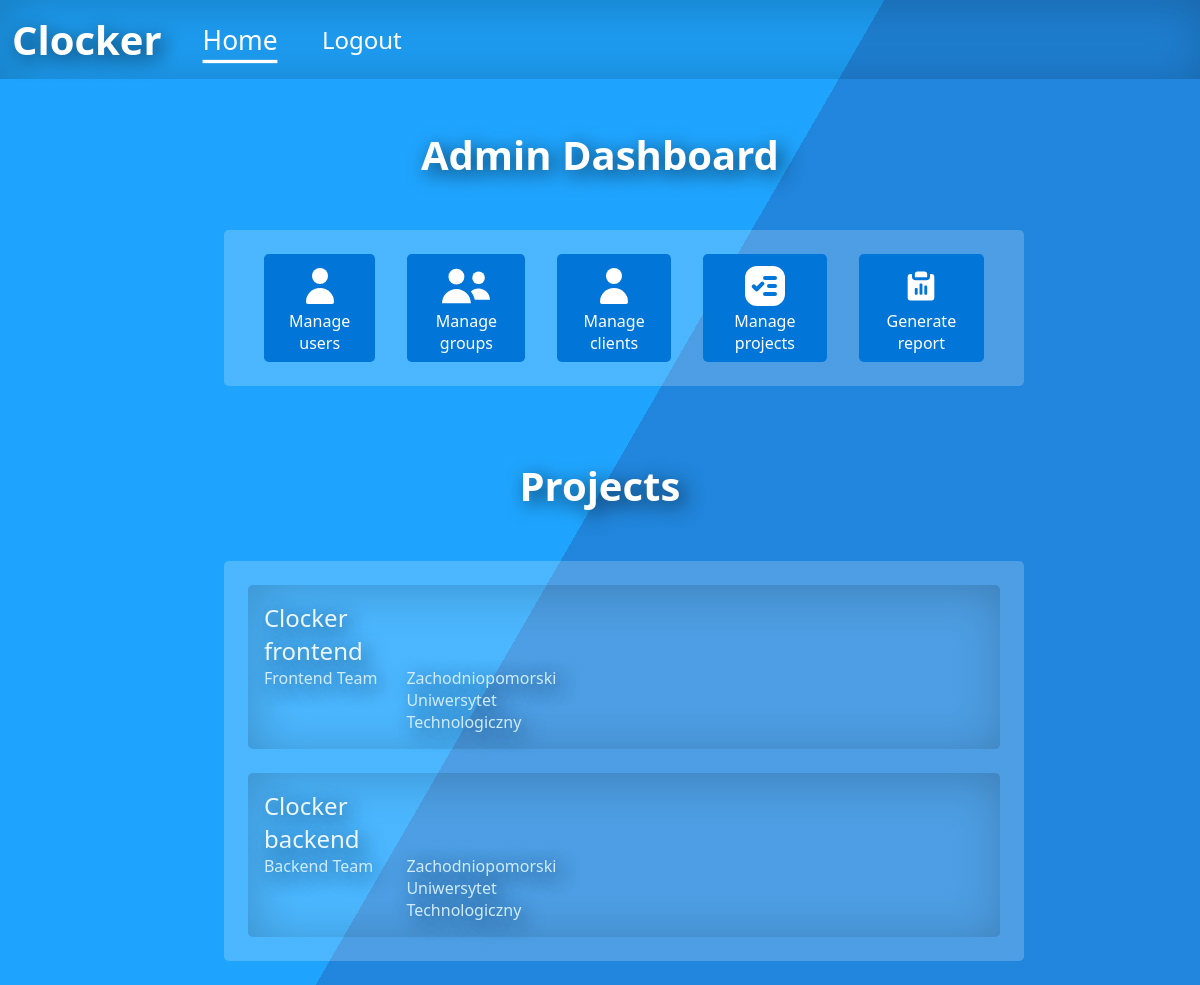
The page /index.php?page=admin_dashboard (signed in) on the database as committed earlier.
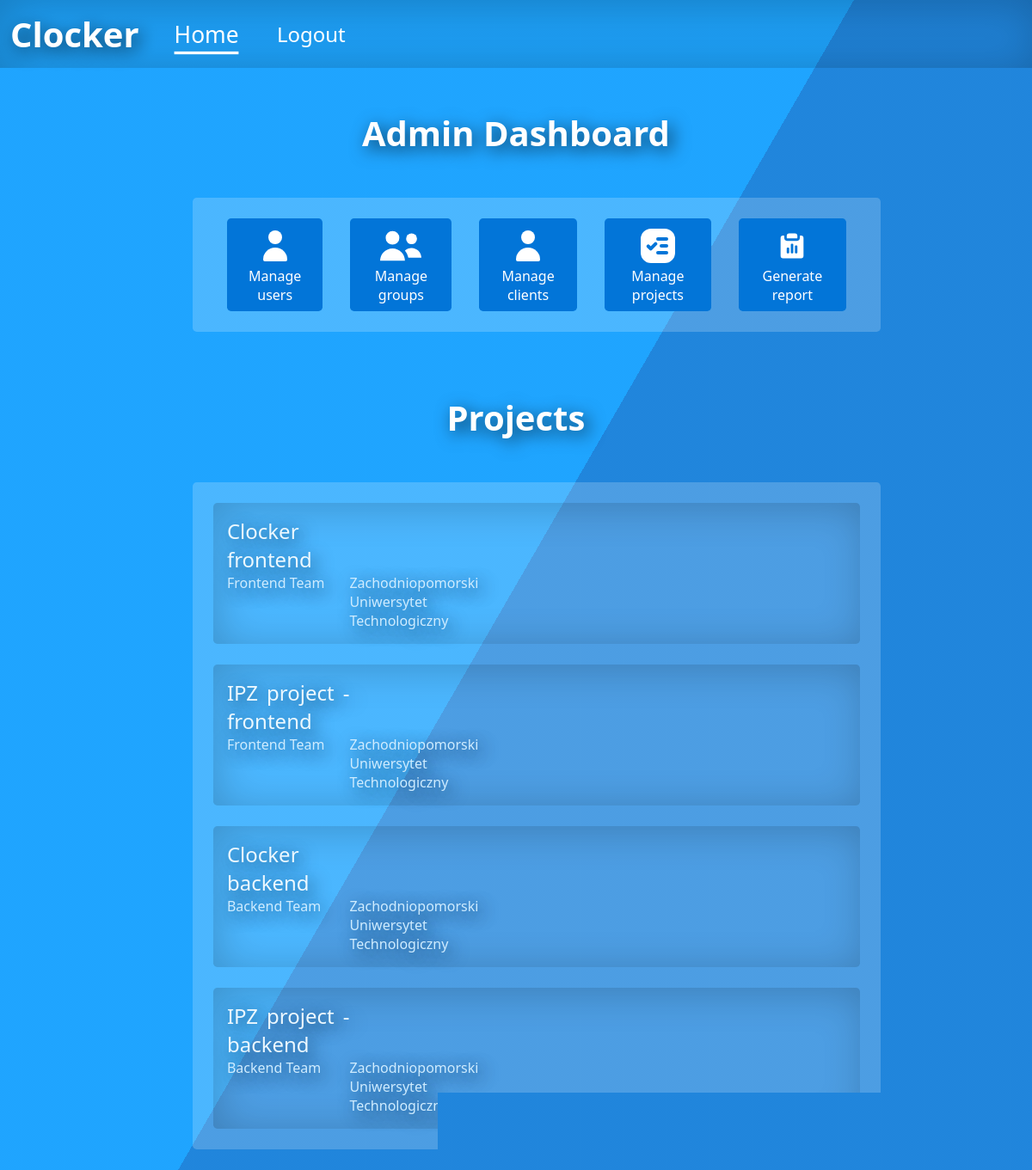
The same page on the database as committed later.
### tables this page shows
CREATE TABLE `project` (
  `id` int(11) NOT NULL,
  `ownerId` int(11) NOT NULL,
  `groupId` int(11) DEFAULT NULL,
  `clientId` int(11) DEFAULT NULL,
  `name` varchar(50) NOT NULL
);

CREATE TABLE `groups` (
  `id` int(11) NOT NULL,
  `ownerId` int(11) NOT NULL,
  `name` varchar(255) NOT NULL
);

CREATE TABLE `client` (
  `id` int(11) NOT NULL,
  `userId` int(11) NOT NULL,
  `name` varchar(50) NOT NULL
);

### controllers/adminController.php (called while the page is built, shortened)
<?php
class adminController
{
    public static function index() {
        $response = new Response();
        $projects = new Projects();
        $projects = $projects->getUserProjects($_SESSION['uid']);
        $response->setBody(adminDashboardView::render($projects));
        return $response;
    }
}

### src/Application.php (called while the page is built, shortened)
<?php
class Application
{
    public function run($path){
        list($controller, $functionName) = Router::resolve($path);
        return $controller::$functionName();
    }
}

### public/index.php (called while the page is built, shortened)
<?php
$path = isset($_GET['page']) ? $_GET['page'] : null;
$app = new Application();
$response = $app->run($path);

### models/Project.php (called while the page is built, shortened)
<?php
class Project
{
    private $id;
    private $groupId;
    private $clientId;
    private $name;
    public function getGroupId()
    {
        return $this->groupId;
    }
    public function setGroupId($groupId)
    {
        $this->groupId = $groupId;
        return $this;
    }
    public function getId()
    {
        return $this->id;
    }
    public function setId($id)
    {
        $this->id = $id;
        return $this;
    }
    public function getClientId()
    {
        return $this->clientId;
    }
    public function setClientId($clientId)
    {
        $this->clientId = $clientId;
        return $this;
    }
    public function getName()
    {
        return $this->name;
    }
    public function setName($name)
    {
        $this->name = $name;
        return $this;
    }
}

### src/Database.php (called while the page is built, shortened)
<?php
abstract class Database
{
    protected function openConnection(){
        $config = include('../config/config.php');
        try {
            $this->connection = new PDO($config['host'], $config['username'], $config['password']);
        }catch (PDOException $e) {
            echo "PDOException was caught: {$e->getMessage()}";
            var_dump($e->getTraceAsString());
        }
    }
}

### models/Projects.php (called while the page is built, shortened)
<?php
class Projects extends Database
{
    public function getUserProjects($userId){
        $projects = [];
        $userGroups = new Groups();
        $userGroups = $userGroups->getUserGroups($userId);
        foreach ($userGroups as $group){
            $tmp = $this->getGroupProjects($group->getId());
            foreach ($tmp as $project){
                $projects[] = $project;
            }
        }
        return $projects;
    }
    public function getGroupProjects($groupId){
        $projects = [];
        $query = "SELECT * FROM project WHERE groupId = :groupId";
        $statement = $this->connection->prepare($query);
        $statement->execute(array('groupId' => $groupId));
        while ($row = $statement->fetch(PDO::FETCH_ASSOC)) {
            $projects[] = $this->projectFromDB($row);
        }
        return $projects;
    }
    public function projectFromDB($row){
        $project = new Project();
        $project
            ->setId($row['id'])
            ->setOwnerId($row['ownerId'])
            ->setGroupId($row['groupId'])
            ->setClientId($row['clientId'])
            ->setName($row['name']);
        return $project;
    }
}

### models/Groups.php (called while the page is built, shortened)
<?php
class Groups extends Database
{
    public function groupFromDB($row){
        $group = new Group();
        $group
            ->setId($row['id'])
            ->setOwnerId($row['ownerId'])
            ->setName($row['name']);
        return $group;
    }
    public function getUserGroups($userId){
        $groups = [];
        $query = "SELECT * FROM usersgroups WHERE userId = :userId";
        $statement = $this->connection->prepare($query);
        $statement->execute(array('userId' => $userId));
        while ($row = $statement->fetch(PDO::FETCH_ASSOC)) {
            $group = $this->getGroupById($row['groupId']);
            $groups[] = $group;
        }
        return $groups;
    }
    public function getGroupById($groupId){
        $query = "SELECT * FROM groups WHERE id = :groupId";
        $statement = $this->connection->prepare($query);
        $statement->execute(array('groupId' => $groupId));
        $row = $statement->fetch(PDO::FETCH_ASSOC);
        $group = $this->groupFromDB($row);
        return $group;
    }
}

### models/Group.php (called while the page is built, shortened)
<?php
class Group
{
    private $id;
    private $name;
    public function getId()
    {
        return $this->id;
    }
    public function setId($id)
    {
        $this->id = $id;
        return $this;
    }
    public function setOwnerId($ownerId)
    {
        return $this;
    }
    public function getName()
    {
        return $this->name;
    }
    public function setName($name)
    {
        $this->name = $name;
        return $this;
    }
}

### models/Clients.php (called while the page is built, shortened)
<?php
class Clients extends Database
{
    public function clientFromDB($row){
        $client = new Client();
        $client
            ->setId($row['id'])
            ->setUserId($row['userId'])
            ->setName($row['name']);
        return $client;
    }
    public function getClientById($clientId){
        $query = "SELECT * FROM client WHERE id = :id";
        $statement = $this->connection->prepare($query);
        $statement->execute(array('id' => $clientId));
        $row = $statement->fetch(PDO::FETCH_ASSOC);
        $client = $this->clientFromDB($row);
        return $client;
    }
}

### models/Client.php (called while the page is built, shortened)
<?php
class Client
{
    private $name;
    public function setUserId($userId)
    {
        return $this;
    }
    public function setId($id)
    {
        return $this;
    }
    public function getName()
    {
        return $this->name;
    }
    public function setName($name)
    {
        $this->name = $name;
        return $this;
    }
}

### views/adminDashboardView.php (the view, shortened to what the changed rows need)
<?php
class adminDashboardView
{
    public static function render($projects = []) {
        echo mainLayout::renderHeader();
        ?>
        <div class="container">
            <div class="row">
                <div class="col-8 col-s-8 offset-2 offset-s-2">
                    <h1 class="title">Admin Dashboard</h1>
                </div>
            </div>
            <div class="row">
                <div class="col-8 col-s-8 offset-2 offset-s-2">
                    <h1 class="title">Projects</h1>
                    <div class="fit-box">
                        <?php
                        foreach ($projects as $project){
                            $projectId = $project->getId();
                            $projectName = $project->getName();
                            $projectClient = $project->getClientId();
                            $client = new Clients();
                            $clientName = $client->getClientById($projectClient)->getName();
                            $groups = new Groups();
                            $group = $groups->getGroupById($project->getGroupId());
                            $groupName = $group->getName();
                            echo "
                                <div class='list-row-project'>
                                    <a href='index.php?page=tasks&project=$projectId'>
                                        <div class='list-row-name'>$projectName</div>
                                    </a>
                                    <div class='list-row-group'>$groupName</div>
                                    <div class='list-row-client'>$clientName</div>
                                </div>
                            ";
                        }
                        ?>
                    </div>
                </div>
            </div>
        </div>
    <?php
        $html = ob_get_clean();
        return $html;
    }
}

Rows that differ between the two databases and show on the page:
added project: name "IPZ project - frontend", groupId.name "Frontend Team", clientId.name "Zachodniopomorski Uniwersytet Technologiczny"
added project: name "IPZ project - backend", groupId.name "Backend Team", clientId.name "Zachodniopomorski Uniwersytet Technologiczny"
